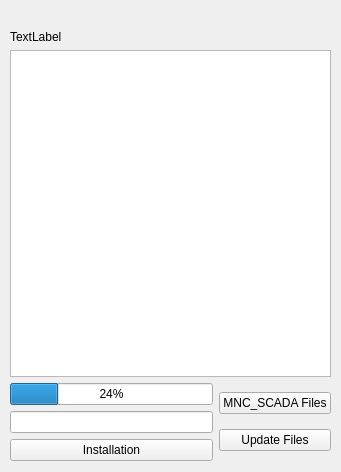
<?xml version="1.0" encoding="UTF-8"?>
<ui version="4.0">
 <class>ShowFolders</class>
 <widget class="QWidget" name="ShowFolders">
  <property name="geometry">
   <rect>
    <x>0</x>
    <y>0</y>
    <width>341</width>
    <height>472</height>
   </rect>
  </property>
  <property name="windowTitle">
   <string>Form</string>
  </property>
  <widget class="QWidget" name="gridLayoutWidget">
   <property name="geometry">
    <rect>
     <x>10</x>
     <y>30</y>
     <width>321</width>
     <height>431</height>
    </rect>
   </property>
   <layout class="QGridLayout" name="gridLayout">
    <item row="2" column="2">
     <layout class="QVBoxLayout" name="verticalLayout_2">
      <item>
       <widget class="QPushButton" name="copyFileButton">
        <property name="text">
         <string>MNC_SCADA Files</string>
        </property>
       </widget>
      </item>
      <item>
       <widget class="QPushButton" name="updateFileButton">
        <property name="text">
         <string>Update Files</string>
        </property>
       </widget>
      </item>
     </layout>
    </item>
    <item row="1" column="0" colspan="3">
     <widget class="QListWidget" name="FileShowList"/>
    </item>
    <item row="0" column="0" colspan="3">
     <widget class="QLabel" name="messageLabel">
      <property name="text">
       <string>TextLabel</string>
      </property>
      <property name="wordWrap">
       <bool>true</bool>
      </property>
     </widget>
    </item>
    <item row="2" column="0" colspan="2">
     <layout class="QVBoxLayout" name="verticalLayout_3">
      <item>
       <widget class="QProgressBar" name="progressBar">
        <property name="value">
         <number>24</number>
        </property>
       </widget>
      </item>
      <item>
       <widget class="QLineEdit" name="pathLineEdit"/>
      </item>
      <item>
       <widget class="QPushButton" name="InstallationButton">
        <property name="text">
         <string>Installation</string>
        </property>
       </widget>
      </item>
     </layout>
    </item>
   </layout>
  </widget>
 </widget>
 <resources/>
 <connections/>
</ui>
